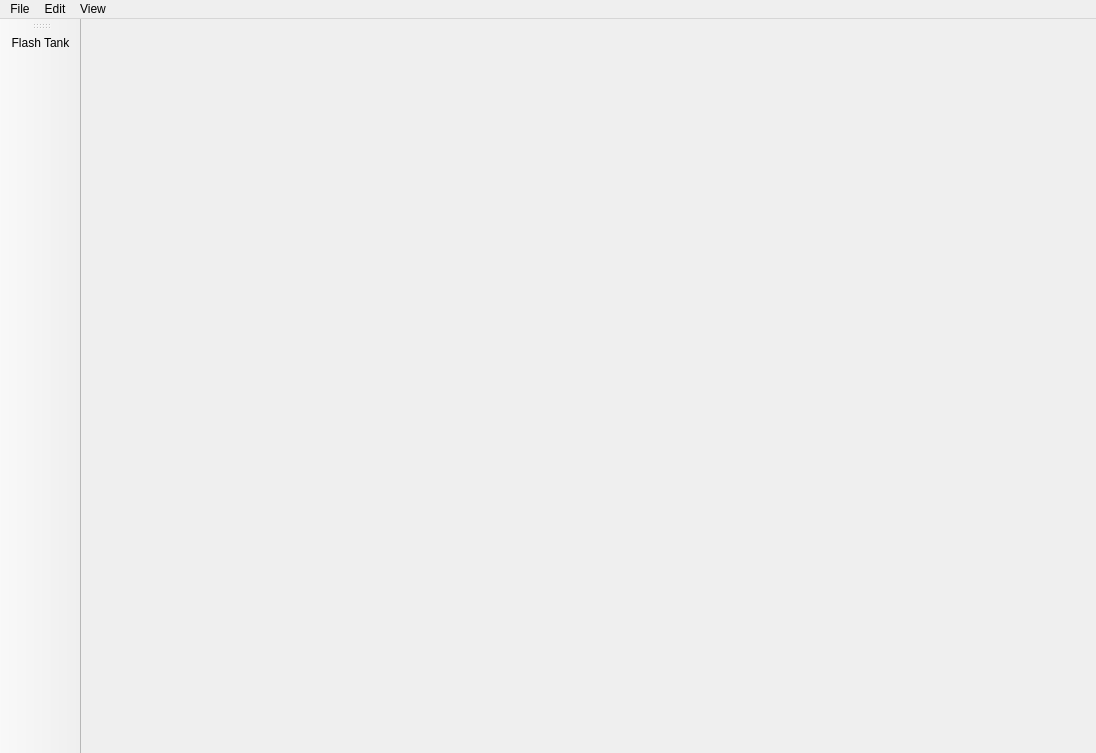
<?xml version="1.0" encoding="UTF-8"?>
<ui version="4.0">
 <class>mcbrewMainWindow</class>
 <widget class="QMainWindow" name="mcbrewMainWindow">
  <property name="geometry">
   <rect>
    <x>0</x>
    <y>0</y>
    <width>1096</width>
    <height>753</height>
   </rect>
  </property>
  <property name="sizePolicy">
   <sizepolicy hsizetype="MinimumExpanding" vsizetype="Preferred">
    <horstretch>0</horstretch>
    <verstretch>0</verstretch>
   </sizepolicy>
  </property>
  <property name="windowTitle">
   <string>mcbrew</string>
  </property>
  <property name="windowIcon">
   <iconset resource="GUIresources/mcbrewGUIresources.qrc">
    <normaloff>:/icons/ferm_square.png</normaloff>:/icons/ferm_square.png</iconset>
  </property>
  <widget class="QWidget" name="mcbrewcentralwidget">
   <layout class="QVBoxLayout" name="verticalLayout">
    <item>
     <layout class="QHBoxLayout" name="mcbrewhorizontalLayout"/>
    </item>
    <item>
     <widget class="vcePlotWidget" name="vceplotArea" native="true">
      <property name="sizePolicy">
       <sizepolicy hsizetype="Expanding" vsizetype="Expanding">
        <horstretch>0</horstretch>
        <verstretch>0</verstretch>
       </sizepolicy>
      </property>
      <property name="mouseTracking">
       <bool>false</bool>
      </property>
     </widget>
    </item>
   </layout>
  </widget>
  <widget class="QMenuBar" name="mcbrewmenubar">
   <property name="geometry">
    <rect>
     <x>0</x>
     <y>0</y>
     <width>1096</width>
     <height>26</height>
    </rect>
   </property>
   <widget class="QMenu" name="mcbrewmenuFile">
    <property name="title">
     <string>File</string>
    </property>
    <addaction name="mcbrewactionOpen"/>
    <addaction name="separator"/>
    <addaction name="mcbrewactionQuit"/>
   </widget>
   <widget class="QMenu" name="menuEdit">
    <property name="title">
     <string>Edit</string>
    </property>
    <addaction name="actionSettings"/>
   </widget>
   <widget class="QMenu" name="menuView">
    <property name="title">
     <string>View</string>
    </property>
   </widget>
   <addaction name="mcbrewmenuFile"/>
   <addaction name="menuEdit"/>
   <addaction name="menuView"/>
  </widget>
  <widget class="QToolBar" name="mcbrewtoolBar">
   <property name="windowTitle">
    <string>toolBar</string>
   </property>
   <property name="iconSize">
    <size>
     <width>50</width>
     <height>50</height>
    </size>
   </property>
   <attribute name="toolBarArea">
    <enum>LeftToolBarArea</enum>
   </attribute>
   <attribute name="toolBarBreak">
    <bool>false</bool>
   </attribute>
   <addaction name="mcbrewActionViewTherm"/>
  </widget>
  <action name="mcbrewactionOpen">
   <property name="text">
    <string>Open</string>
   </property>
  </action>
  <action name="actionSettings">
   <property name="icon">
    <iconset>
     <normaloff>:/icons/settings.png</normaloff>:/icons/settings.png</iconset>
   </property>
   <property name="text">
    <string>Settings</string>
   </property>
  </action>
  <action name="actionFlash_tank">
   <property name="text">
    <string>Flash tank</string>
   </property>
  </action>
  <action name="mcbrewActionViewTherm">
   <property name="icon">
    <iconset resource="GUIresources/mcbrewGUIresources.qrc">
     <normaloff>:/icons/ferm_plus_therm.png</normaloff>:/icons/ferm_plus_therm.png</iconset>
   </property>
   <property name="text">
    <string>Flash Tank</string>
   </property>
  </action>
  <action name="mcbrewactionQuit">
   <property name="text">
    <string>Exit</string>
   </property>
  </action>
  <action name="vceactionSineWave">
   <property name="text">
    <string>Sine Wave</string>
   </property>
  </action>
  <action name="vceactionCosineWave">
   <property name="icon">
    <iconset>
     <normaloff>:/icons/sine_wave.png</normaloff>:/icons/sine_wave.png</iconset>
   </property>
   <property name="text">
    <string>Cosine Wave</string>
   </property>
  </action>
  <action name="actionCosine_Wave">
   <property name="text">
    <string>Cosine Wave</string>
   </property>
  </action>
 </widget>
 <customwidgets>
  <customwidget>
   <class>vcePlotWidget</class>
   <extends>QWidget</extends>
   <header>vceplotwidget.h</header>
   <container>1</container>
  </customwidget>
 </customwidgets>
 <resources>
  <include location="GUIresources/mcbrewGUIresources.qrc"/>
 </resources>
 <connections/>
</ui>
